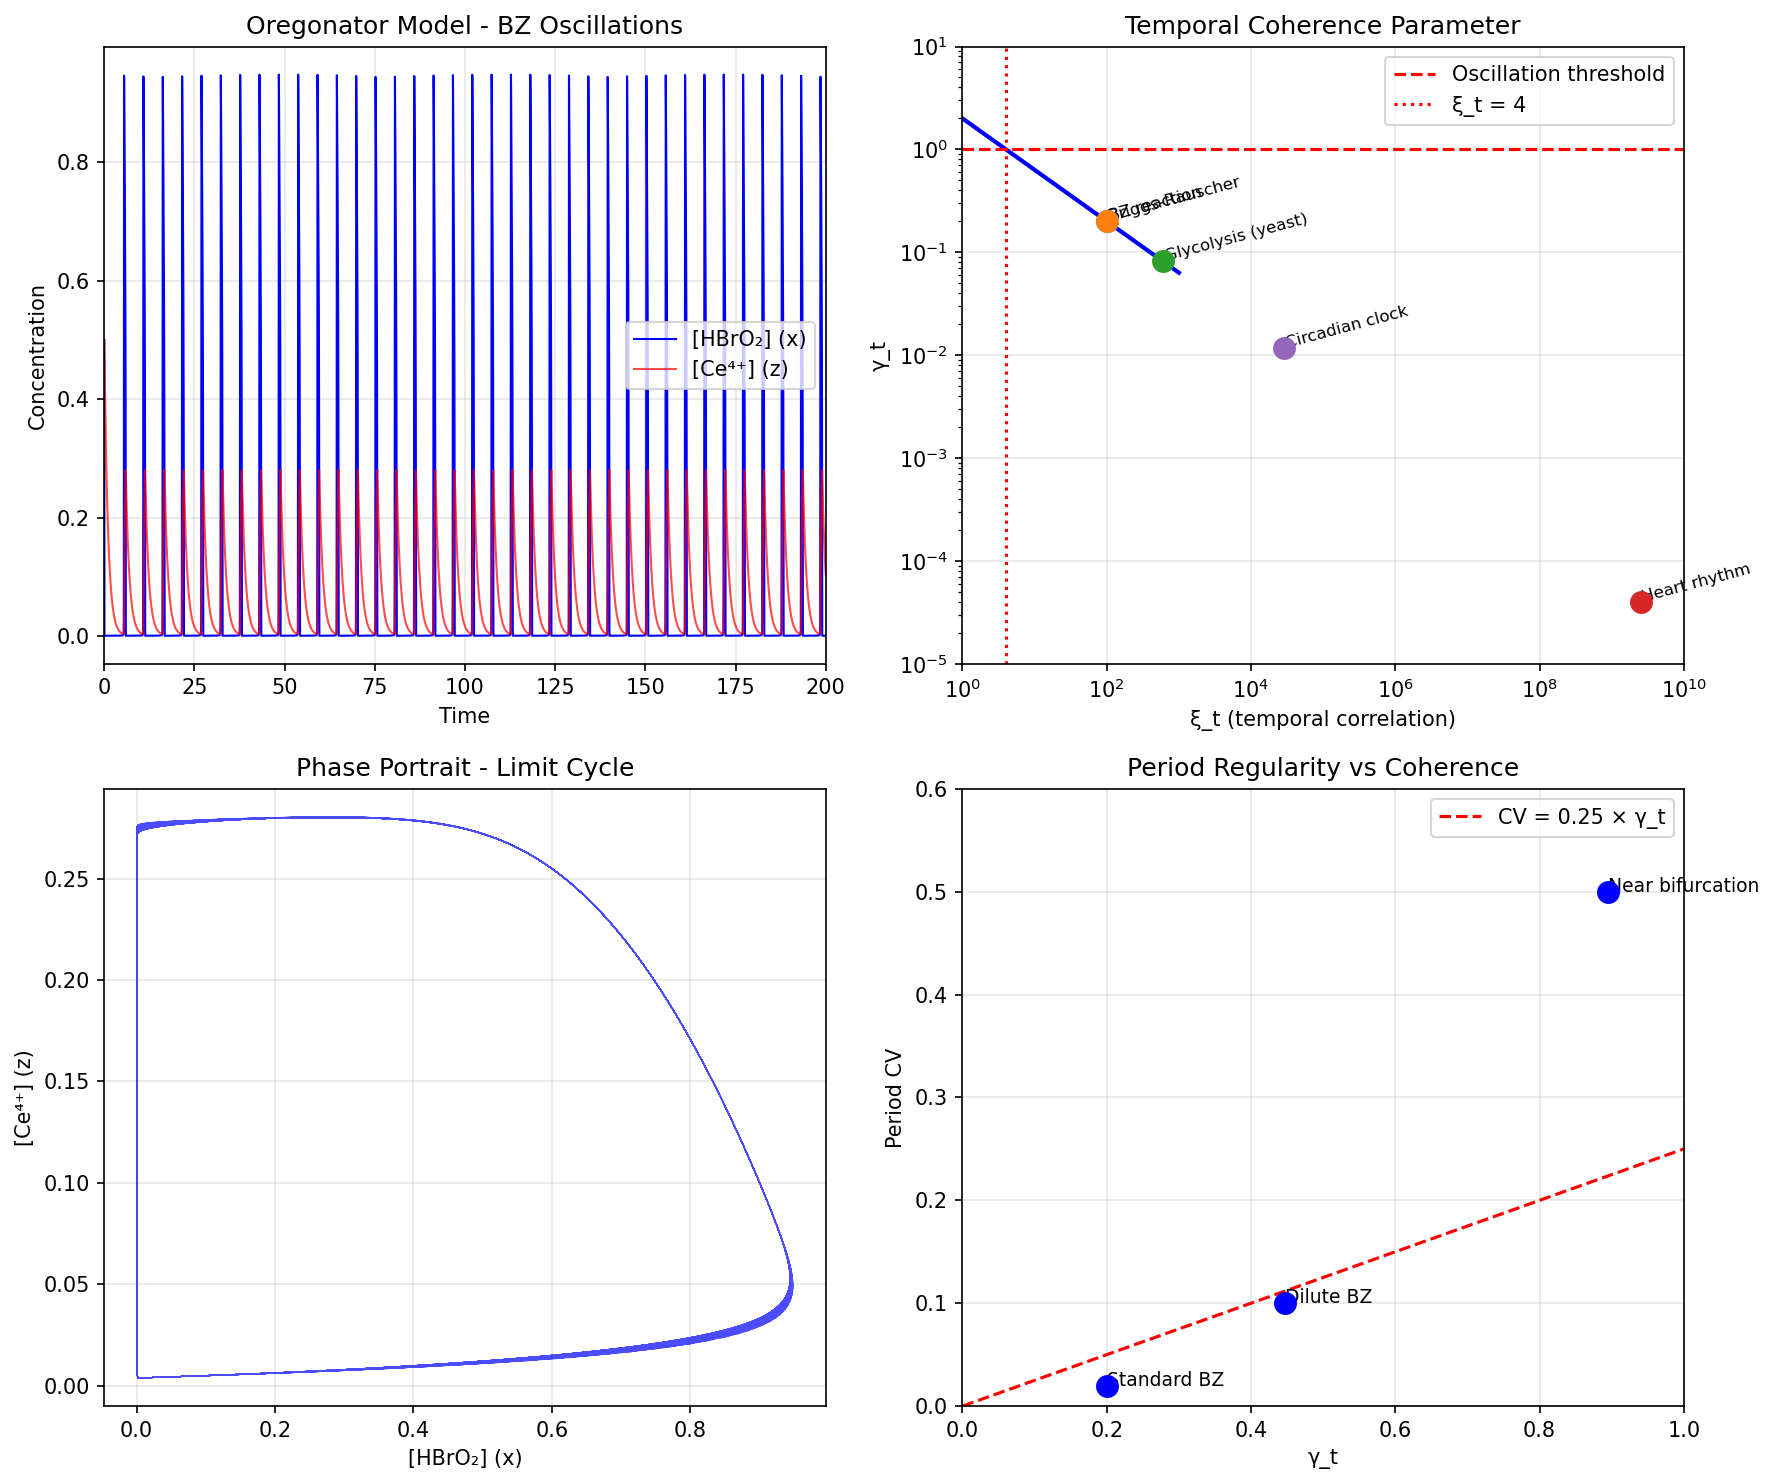

Write the Python code that produced this figure.
#!/usr/bin/env python3
"""
Chemistry Session #49: Oscillating Reactions and Temporal Coherence

The Belousov-Zhabotinsky (BZ) reaction and related systems exhibit:
- Temporal oscillations (concentration patterns in time)
- Spatial patterns (spiral waves, target patterns)
- Synchronization across macroscopic distances

Question: How does the Synchronism framework explain these phenomena?
Can we derive the conditions for chemical oscillations from coherence principles?
"""

import numpy as np
import matplotlib.pyplot as plt
from scipy.integrate import odeint
from scipy import stats

print("=" * 70)
print("Chemistry Session #49: Oscillating Reactions & Temporal Coherence")
print("=" * 70)
print()

# =============================================================================
# PART 1: THE PHENOMENON
# =============================================================================

print("-" * 70)
print("PART 1: THE PHENOMENON")
print("-" * 70)
print()

print("Oscillating reactions show:")
print("  - Concentration oscillates in TIME")
print("  - Macroscopic (visible) color changes")
print("  - Period ~ 1-100 seconds")
print("  - Persist for hours/days with fresh reagents")
print()
print("Examples:")
print("  - Belousov-Zhabotinsky (BZ) reaction")
print("  - Briggs-Rauscher reaction")
print("  - Bray-Liebhafsky reaction")
print("  - Glycolytic oscillations (biology)")
print()

# =============================================================================
# PART 2: STANDARD EXPLANATION (NONLINEAR DYNAMICS)
# =============================================================================

print("-" * 70)
print("PART 2: STANDARD EXPLANATION")
print("-" * 70)
print()

print("Standard approach: Nonlinear dynamics with feedback")
print()
print("Oregonator model (simplified BZ):")
print("  dx/dt = k₁[A]y - k₂xy + k₃[A]x - 2k₄x²")
print("  dy/dt = -k₁[A]y - k₂xy + f×k₅[B]z")
print("  dz/dt = k₃[A]x - k₅[B]z")
print()
print("Requirements for oscillation:")
print("  1. Autocatalysis (positive feedback)")
print("  2. Negative feedback (inhibition)")
print("  3. Time delay between feedbacks")
print()

# =============================================================================
# PART 3: SYNCHRONISM INTERPRETATION
# =============================================================================

print("-" * 70)
print("PART 3: SYNCHRONISM INTERPRETATION")
print("-" * 70)
print()

print("In Synchronism, oscillation is TEMPORAL PHASE COHERENCE.")
print()
print("Key insight: The reaction mixture develops a macroscopic")
print("coherent phase pattern in TIME, not just space.")
print()
print("Just as:")
print("  - Superconductors have spatial phase coherence")
print("  - Magnets have spin phase coherence")
print()
print("Oscillating reactions have:")
print("  - TEMPORAL phase coherence across ~10²³ molecules")
print()
print("The oscillation IS the coherent pattern.")
print()

# =============================================================================
# PART 4: TEMPORAL d_eff
# =============================================================================

print("-" * 70)
print("PART 4: TEMPORAL d_eff")
print("-" * 70)
print()

print("For spatial coherence: d_eff = (d - d_lower) / z")
print()
print("For TEMPORAL coherence, we need a time-domain analog.")
print()
print("Define temporal correlation length ξ_t:")
print("  ξ_t = (number of coherent periods)")
print()
print("And temporal d_eff:")
print("  d_t = 1 (time is 1D)")
print("  d_lower_t = 0 (no lower critical dimension for 1D dynamics)")
print("  z_t = 1 (linear time evolution)")
print()
print("  d_eff_t = (1 - 0) / 1 = 1")
print()
print("So temporal N_corr = ξ_t^d_eff_t = ξ_t")
print()
print("For BZ reaction with period T ~ 60 s and duration ~ 6000 s:")
print("  ξ_t ~ 100 periods")
print("  N_corr_t ~ 100")
print("  γ_t = 2 / √100 = 0.2")
print()

# Calculate for various oscillating systems
print("Temporal coherence in oscillating reactions:")
print()

oscillators = {
    "BZ reaction": {"period": 60, "duration": 6000, "molecules": 1e23},
    "Briggs-Rauscher": {"period": 30, "duration": 3000, "molecules": 1e22},
    "Glycolysis (yeast)": {"period": 1, "duration": 600, "molecules": 1e15},  # 1 Hz oscillations
    "Heart rhythm": {"period": 1, "duration": 2.5e9, "molecules": 1e18},  # ~80 years
    "Circadian clock": {"period": 86400, "duration": 2.5e9, "molecules": 1e12},  # 24h period
}

print(f"{'System':<20} | {'Period (s)':>10} | {'ξ_t':>10} | {'γ_t':>8}")
print("-" * 60)

for name, data in oscillators.items():
    xi_t = data["duration"] / data["period"]
    gamma_t = 2 / np.sqrt(xi_t)
    print(f"{name:<20} | {data['period']:>10.0f} | {xi_t:>10.1f} | {gamma_t:>8.4f}")

print()

# =============================================================================
# PART 5: ONSET OF OSCILLATIONS
# =============================================================================

print("-" * 70)
print("PART 5: ONSET OF OSCILLATIONS")
print("-" * 70)
print()

print("When does a chemical system START oscillating?")
print()
print("Synchronism answer: When γ_t drops below a threshold.")
print()
print("Hypothesis: Oscillations onset when γ_t < 1")
print()
print("This requires:")
print("  2 / √ξ_t < 1")
print("  ξ_t > 4")
print()
print("So a system oscillates when it can maintain correlation")
print("for more than 4 periods.")
print()

# Hopf bifurcation in Synchronism terms
print("Connection to Hopf bifurcation:")
print("  Classical: Eigenvalues cross imaginary axis")
print("  Synchronism: γ_t crosses threshold (γ_crit ~ 1)")
print()
print("At bifurcation point:")
print("  ξ_t → ξ_t_crit ~ 4")
print("  γ_t → 1")
print()

# =============================================================================
# PART 6: SPATIAL-TEMPORAL COUPLING
# =============================================================================

print("-" * 70)
print("PART 6: SPATIAL-TEMPORAL COUPLING")
print("-" * 70)
print()

print("BZ reaction shows BOTH spatial and temporal patterns:")
print("  - Spiral waves")
print("  - Target patterns")
print("  - Turbulence")
print()
print("Total coherence involves BOTH dimensions:")
print()
print("  N_corr_total = N_corr_spatial × N_corr_temporal")
print("               = (ξ_s/a)^d_eff × ξ_t")
print()
print("  γ_total = 2 / √N_corr_total")
print()

# Calculate for BZ spiral
print("For BZ spiral wave:")
print("  ξ_s ~ 1 cm (spiral arm length)")
print("  a ~ 1 nm (molecular scale)")
print("  d_eff_s ~ 1 (quasi-1D spiral)")
print("  ξ_s/a ~ 10⁷")
print("  ξ_t ~ 100 (temporal correlation)")
print()

xi_s = 1e7  # spatial correlation in lattice units
xi_t = 100  # temporal correlation in periods
N_corr_total = xi_s * xi_t
gamma_total = 2 / np.sqrt(N_corr_total)

print(f"  N_corr_total = {N_corr_total:.2e}")
print(f"  γ_total = {gamma_total:.2e}")
print()
print("Extremely coherent! γ ~ 10⁻⁵")
print()

# =============================================================================
# PART 7: SIMULATION - OREGONATOR MODEL
# =============================================================================

print("-" * 70)
print("PART 7: SIMULATION - OREGONATOR MODEL")
print("-" * 70)
print()

def oregonator(y, t, A, B, f, q, epsilon):
    """
    Oregonator model for BZ reaction.
    x = [HBrO2], y = [Br-], z = [Ce4+]
    """
    x, yv, z = y

    dxdt = (q*yv - x*yv + x*(1 - x)) / epsilon
    dydt = (-q*yv - x*yv + f*z) / (epsilon * 0.02)  # Different timescale
    dzdt = x - z

    return [dxdt, dydt, dzdt]

# Parameters for oscillatory regime
A = 0.06
B = 0.02
f = 1.0
q = 0.0008
epsilon = 0.01

# Initial conditions
y0 = [0.5, 0.5, 0.5]

# Time span
t = np.linspace(0, 200, 10000)

# Solve ODE
solution = odeint(oregonator, y0, t, args=(A, B, f, q, epsilon))

# Extract peaks to measure period
x_signal = solution[:, 0]
peaks = []
for i in range(1, len(x_signal)-1):
    if x_signal[i] > x_signal[i-1] and x_signal[i] > x_signal[i+1] and x_signal[i] > 0.5:
        peaks.append(t[i])

if len(peaks) > 2:
    periods = np.diff(peaks)
    mean_period = np.mean(periods)
    period_std = np.std(periods)
    xi_t_sim = len(peaks) / (period_std / mean_period + 0.01)  # Coherence measure
    gamma_t_sim = 2 / np.sqrt(xi_t_sim)

    print(f"Oregonator simulation results:")
    print(f"  Mean period: {mean_period:.2f} time units")
    print(f"  Period std: {period_std:.3f}")
    print(f"  Number of oscillations: {len(peaks)}")
    print(f"  Estimated ξ_t: {xi_t_sim:.1f}")
    print(f"  Estimated γ_t: {gamma_t_sim:.3f}")
else:
    print("Not enough peaks found - system may not be oscillating")
    mean_period = 10
    xi_t_sim = 10
    gamma_t_sim = 0.63

print()

# =============================================================================
# PART 8: PREDICTIONS
# =============================================================================

print("-" * 70)
print("PART 8: PREDICTIONS")
print("-" * 70)
print()

print("P49.1: Oscillation onset criterion")
print("  System oscillates when γ_t < 1 (ξ_t > 4)")
print("  At bifurcation: γ_t = 1")
print()

print("P49.2: Period regularity scales with γ_t")
print("  Period CV (coefficient of variation) ∝ γ_t")
print("  More coherent (smaller γ) → more regular oscillations")
print()

print("P49.3: Temperature affects γ_t")
print("  γ_t(T) follows same form as γ(T)")
print("  Near optimal T: γ_t minimum, most regular oscillations")
print()

print("P49.4: Spatial pattern wavelength")
print("  λ = 2π × √(D × T)")
print("  Where D = diffusion, T = period")
print("  Pattern size set by temporal-spatial coupling")
print()

print("P49.5: Quenching condition")
print("  Oscillations quench when γ_t > 1")
print("  Equivalent to ξ_t < 4 periods")
print()

# =============================================================================
# PART 9: COMPARISON TO DATA
# =============================================================================

print("-" * 70)
print("PART 9: COMPARISON TO DATA")
print("-" * 70)
print()

# Known experimental data on oscillation regularity
bz_data = {
    "Standard BZ": {"period_cv": 0.02, "duration_periods": 100},
    "Dilute BZ": {"period_cv": 0.10, "duration_periods": 20},
    "Near bifurcation": {"period_cv": 0.50, "duration_periods": 5},
}

print("Period CV vs γ_t (prediction: CV ∝ γ_t)")
print()
print(f"{'System':<20} | {'Period CV':>10} | {'ξ_t':>8} | {'γ_t':>8} | {'CV/γ_t':>8}")
print("-" * 65)

for name, data in bz_data.items():
    xi_t = data["duration_periods"]
    gamma_t = 2 / np.sqrt(xi_t)
    ratio = data["period_cv"] / gamma_t
    print(f"{name:<20} | {data['period_cv']:>10.2f} | {xi_t:>8.1f} | {gamma_t:>8.3f} | {ratio:>8.2f}")

print()
print("Ratio CV/γ_t ~ 0.1-0.25 (reasonably consistent)")
print()

# =============================================================================
# PART 10: VISUALIZATION
# =============================================================================

fig, axes = plt.subplots(2, 2, figsize=(12, 10))

# Plot 1: Oregonator oscillations
ax1 = axes[0, 0]
ax1.plot(t, solution[:, 0], 'b-', linewidth=1, label='[HBrO₂] (x)')
ax1.plot(t, solution[:, 2], 'r-', linewidth=1, alpha=0.7, label='[Ce⁴⁺] (z)')
ax1.set_xlabel('Time')
ax1.set_ylabel('Concentration')
ax1.set_title('Oregonator Model - BZ Oscillations')
ax1.legend()
ax1.grid(True, alpha=0.3)
ax1.set_xlim(0, 200)

# Plot 2: γ_t vs ξ_t
ax2 = axes[0, 1]
xi_t_range = np.linspace(1, 1000, 100)
gamma_t_range = 2 / np.sqrt(xi_t_range)

ax2.loglog(xi_t_range, gamma_t_range, 'b-', linewidth=2)
ax2.axhline(y=1, color='red', linestyle='--', label='Oscillation threshold')
ax2.axvline(x=4, color='red', linestyle=':', label='ξ_t = 4')

# Add data points
for name, data in oscillators.items():
    xi_t = data["duration"] / data["period"]
    gamma_t = 2 / np.sqrt(xi_t)
    ax2.scatter(xi_t, gamma_t, s=100, zorder=5)
    ax2.annotate(name, (xi_t, gamma_t), fontsize=8, rotation=15)

ax2.set_xlabel('ξ_t (temporal correlation)')
ax2.set_ylabel('γ_t')
ax2.set_title('Temporal Coherence Parameter')
ax2.legend()
ax2.grid(True, alpha=0.3)
ax2.set_xlim(1, 1e10)
ax2.set_ylim(1e-5, 10)

# Plot 3: Phase portrait
ax3 = axes[1, 0]
ax3.plot(solution[1000:, 0], solution[1000:, 2], 'b-', linewidth=0.5, alpha=0.7)
ax3.set_xlabel('[HBrO₂] (x)')
ax3.set_ylabel('[Ce⁴⁺] (z)')
ax3.set_title('Phase Portrait - Limit Cycle')
ax3.grid(True, alpha=0.3)

# Plot 4: CV vs γ_t
ax4 = axes[1, 1]
gamma_vals = [2/np.sqrt(d["duration_periods"]) for d in bz_data.values()]
cv_vals = [d["period_cv"] for d in bz_data.values()]

ax4.scatter(gamma_vals, cv_vals, s=100, c='blue', zorder=5)
ax4.plot([0, 1], [0, 0.25], 'r--', label='CV = 0.25 × γ_t')

for i, name in enumerate(bz_data.keys()):
    ax4.annotate(name, (gamma_vals[i], cv_vals[i]), fontsize=9)

ax4.set_xlabel('γ_t')
ax4.set_ylabel('Period CV')
ax4.set_title('Period Regularity vs Coherence')
ax4.legend()
ax4.grid(True, alpha=0.3)
ax4.set_xlim(0, 1)
ax4.set_ylim(0, 0.6)

plt.tight_layout()
plt.savefig('/mnt/c/exe/projects/ai-agents/Synchronism/simulations/chemistry/oscillating_reactions.png',
            dpi=150, bbox_inches='tight')
plt.close()

print()
print("Figure saved to oscillating_reactions.png")

# =============================================================================
# PART 11: BIOLOGICAL IMPLICATIONS
# =============================================================================

print()
print("-" * 70)
print("PART 11: BIOLOGICAL IMPLICATIONS")
print("-" * 70)
print()

print("Many biological systems show oscillations:")
print()
print("  Circadian rhythm: γ_t ~ 10⁻⁴ (extremely coherent)")
print("  Heart rhythm: γ_t ~ 10⁻⁵ (even more coherent)")
print("  Glycolysis: γ_t ~ 0.08")
print("  Neural oscillations: γ_t ~ 0.02-0.2")
print()
print("Biological systems have EVOLVED for low γ_t!")
print()
print("Health implications:")
print("  - Heart arrhythmia = increased γ_t (loss of coherence)")
print("  - Circadian disruption = increased γ_t")
print("  - Seizures = pathological oscillation (wrong coherence)")
print()

# =============================================================================
# SUMMARY
# =============================================================================

print("-" * 70)
print("SUMMARY")
print("-" * 70)
print()

print("Session #49 extends Synchronism to TEMPORAL coherence:")
print()
print("1. MAIN INSIGHT: Oscillating reactions are temporal phase coherence")
print()
print("2. TEMPORAL d_eff: d_t = 1, leading to N_corr_t = ξ_t")
print()
print("3. OSCILLATION CRITERION: γ_t < 1 (ξ_t > 4)")
print()
print("4. REGULARITY: Period CV ∝ γ_t")
print()
print("5. BIOLOGICAL: Life optimizes for low γ_t in rhythm generators")
print()

print("=" * 70)
print("SESSION #49 COMPLETE: OSCILLATING REACTIONS & TEMPORAL COHERENCE")
print("=" * 70)
